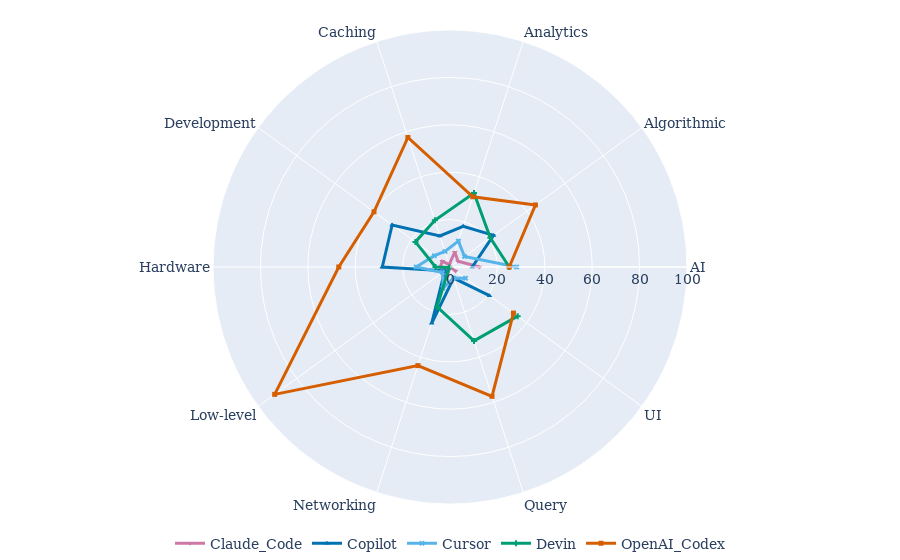

Notebook code cell kept with this figure:
### Code cell
fig = go.Figure()

i = 1
for agent in sorted(all_categories_df['agent'].unique()):
    sub = all_categories_df[all_categories_df["agent"] == agent]
    cat_groups = sub.groupby("category")['id'].nunique().reset_index(name="count").sort_values(by="category", ascending=True)
      
    categories = []
    counts = []

    for cat in sorted(category_map.keys()):
        if cat not in cat_groups['category'].values:
            categories.append(cat)
            counts.append(0)
        else:
            cat_count = cat_groups[cat_groups['category'] == cat]['count'].values[0]
            categories.append(cat)
            
            total = all_categories_df[all_categories_df["category"] == cat]['id'].nunique()
            counts.append(cat_count/total * 100)
        

    fig.add_trace(go.Scatterpolar(
        r=counts,
        theta=categories,
        fill='none',
        line=dict(
                color=COLOR_MAP[agent],
                width=3
            ),
        marker=dict(
            size=5,
            symbol=MARKER_MAP[agent],
        ),
        name=agent,
    ))

    i += 1



fig.update_layout(
    polar=dict(
        radialaxis=dict(
            visible=True,
            range=[0, 100]
        )
    ),

    legend=dict(
        orientation="h",
        yanchor="top",
        y=-0.05,          # pulls legend closer to plot
        xanchor="center",
        x=0.5
    ),

    margin=dict(
        l=0,
        r=0,
        t=30,
        b=40              # just enough for legend
    ),

    showlegend=True
)

fig.show()
fig.write_image("./Outputs/Figures/RQ3_Agent_Performance_Comparison.pdf", scale=20, format="pdf")

### Figure 1 — Plotly figure (JSON) as saved in the notebook; plotly's stock layout.template omitted (floating-point values rounded to 4 significant figures)
{"data": [{"fill": "none", "line": {"color": "#CC79A7", "width": 3}, "marker": {"size": 5, "symbol": "triangle-down"}, "name": "Claude_Code", "r": [12.5, 4.202, 6.557, 1.149, 4.054, 4.082, 1.556, 4.167, 0, 2.941], "theta": ["AI", "Algorithmic", "Analytics", "Caching", "Development", "Hardware", "Low-level", "Networking", "Query", "UI"], "type": "scatterpolar"}, {"fill": "none", "line": {"color": "#0072B2", "width": 3}, "marker": {"size": 5, "symbol": "triangle-up"}, "name": "Copilot", "r": [9.375, 22.69, 18.03, 13.79, 30.18, 28.57, 2.724, 25, 4.918, 20.59], "theta": ["AI", "Algorithmic", "Analytics", "Caching", "Development", "Hardware", "Low-level", "Networking", "Query", "UI"], "type": "scatterpolar"}, {"fill": "none", "line": {"color": "#56B4E9", "width": 3}, "marker": {"size": 5, "symbol": "x"}, "name": "Cursor", "r": [28.12, 7.563, 11.48, 6.897, 8.108, 14.29, 3.891, 9.375, 4.918, 8.088], "theta": ["AI", "Algorithmic", "Analytics", "Caching", "Development", "Hardware", "Low-level", "Networking", "Query", "UI"], "type": "scatterpolar"}, {"fill": "none", "line": {"color": "#009E73", "width": 3}, "marker": {"size": 5, "symbol": "cross"}, "name": "Devin", "r": [25, 21.01, 32.79, 20.69, 18.02, 6.122, 0.3891, 17.71, 32.79, 35.29], "theta": ["AI", "Algorithmic", "Analytics", "Caching", "Development", "Hardware", "Low-level", "Networking", "Query", "UI"], "type": "scatterpolar"}, {"fill": "none", "line": {"color": "#D55E00", "width": 3}, "marker": {"size": 5, "symbol": "square"}, "name": "OpenAI_Codex", "r": [25, 44.54, 31.15, 57.47, 39.64, 46.94, 91.44, 43.75, 57.38, 33.09], "theta": ["AI", "Algorithmic", "Analytics", "Caching", "Development", "Hardware", "Low-level", "Networking", "Query", "UI"], "type": "scatterpolar"}], "layout": {"legend": {"orientation": "h", "x": 0.5, "xanchor": "center", "y": -0.05, "yanchor": "top"}, "margin": {"b": 40, "l": 0, "r": 0, "t": 30}, "polar": {"radialaxis": {"range": [0, 100], "visible": true}}, "showlegend": true}}
